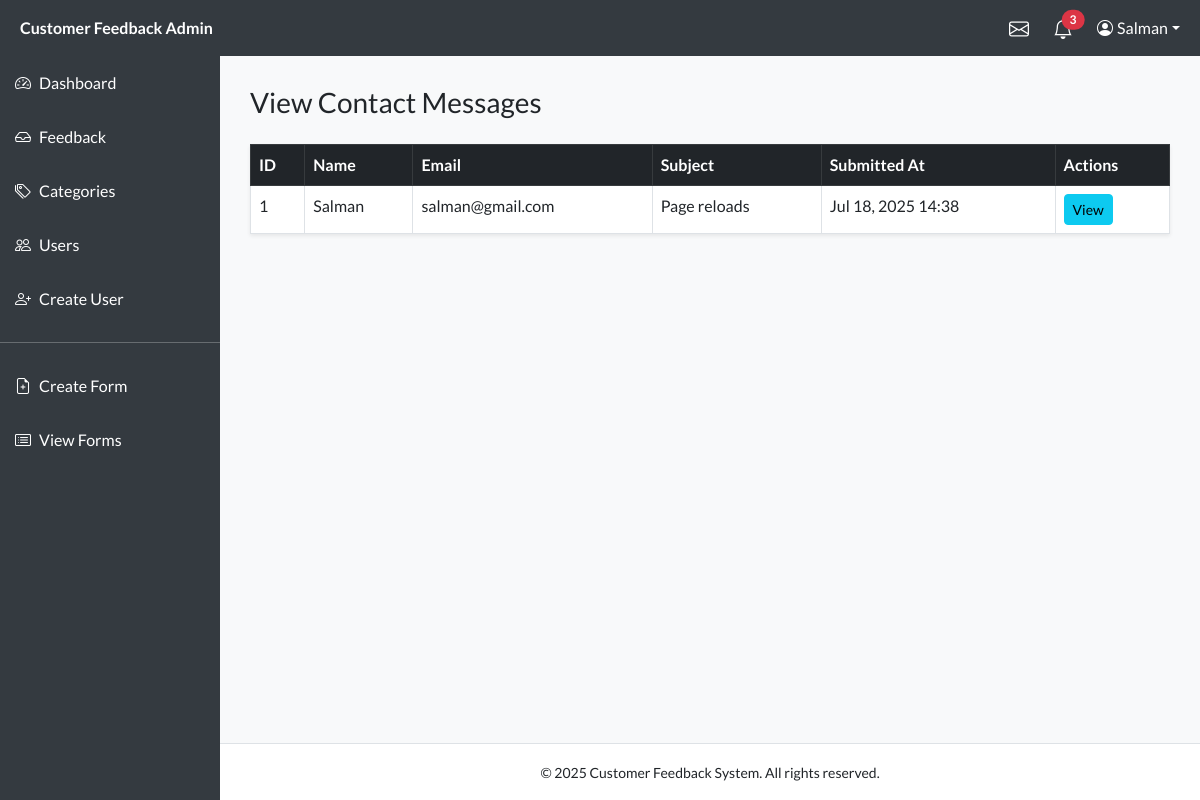
The page /Admin/messages.php (signed in) on the database its author committed.
### tables this page shows
CREATE TABLE `contact_messages` (
  `id` int(11) NOT NULL,
  `name` varchar(255) NOT NULL,
  `email` varchar(255) NOT NULL,
  `subject` varchar(255) NOT NULL,
  `message` text NOT NULL,
  `created_at` timestamp NOT NULL DEFAULT current_timestamp()
);

### Admin/messages.php (the view, shortened to what this page needs)
<?php
include 'includes/header.php';
include 'includes/sidebar.php';
$messages = $conn->query("SELECT * FROM contact_messages ORDER BY created_at DESC");
?>
<h3 class="mb-4">View Contact Messages</h3>
<table class="table table-bordered table-hover bg-white shadow-sm">
  <thead class="table-dark">
    <tr>
      <th>ID</th>
      <th>Name</th>
      <th>Email</th>
      <th>Subject</th>
      <th>Submitted At</th>
      <th>Actions</th>
    </tr>
  </thead>
  <tbody>
    <?php while ($row = $messages->fetch_assoc()): ?>
      <tr>
        <td><?= $row['id'] ?></td>
        <td><?= htmlspecialchars($row['name']) ?></td>
        <td><?= htmlspecialchars($row['email']) ?></td>
        <td><?= htmlspecialchars($row['subject']) ?></td>
        <td><?= date("M d, Y H:i", strtotime($row['created_at'])) ?></td>
        <td>
          <a href="view_message.php?id=<?= $row['id'] ?>" class="btn btn-sm btn-info">View</a>
        </td>
      </tr>
    <?php endwhile; ?>
  </tbody>
</table>
<?php include 'includes/footer.php'; ?>

### Admin/includes/header.php (style rules this page uses)
* { font-family: 'Lato', sans-serif; }
body { margin: 0; padding: 0; display: flex; flex-direction: column; }

### rows shown on the page
contact_messages: id "1", name "Salman", email "salman@gmail.com", subject "Page reloads", created_at "Jul 18, 2025 14:38"

### other values the page prints
$unreadCount "3"
$_SESSION['user_name'] "Salman"
